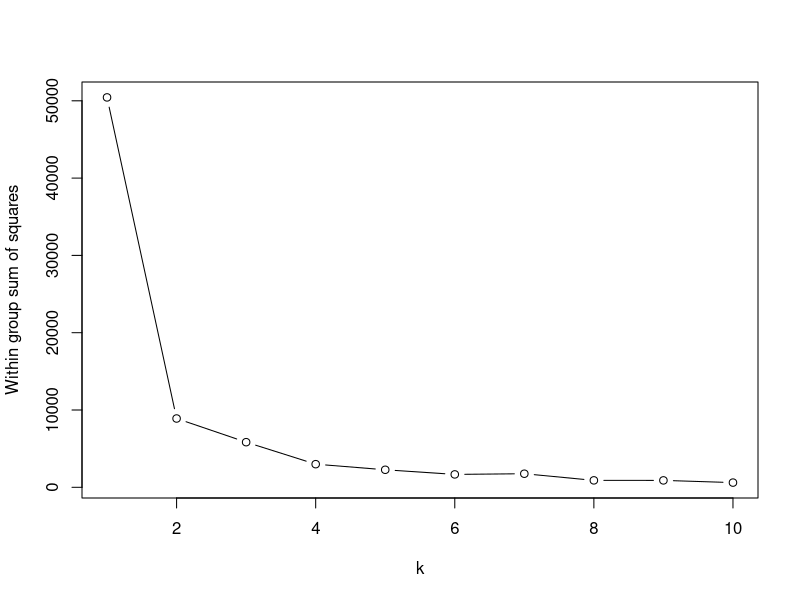
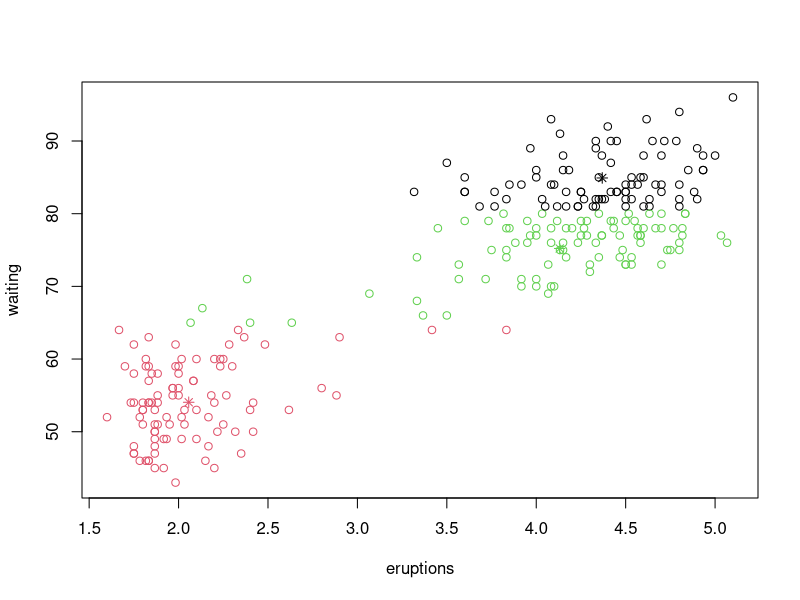

Generate these figures, in order, with R:
# K Means Clustering

data(faithful)

WGSS <- rep(0,10)

n <- nrow(faithful)

WGSS[1] <- (n-1) * sum(apply(faithful, 2, var))

for(k in 2:10)
{
  WGSS[k] <- sum(kmeans(faithful, centers = k)$withinss)
}

plot(1:10, WGSS, type="b", xlab="k", ylab="Within group sum of squares")

K <- 3
cl <- kmeans(faithful, center=K)
table(cl$cluster)

plot(faithful, col= cl$cluster)
points(cl$centers, col=1:K, pch=8)

